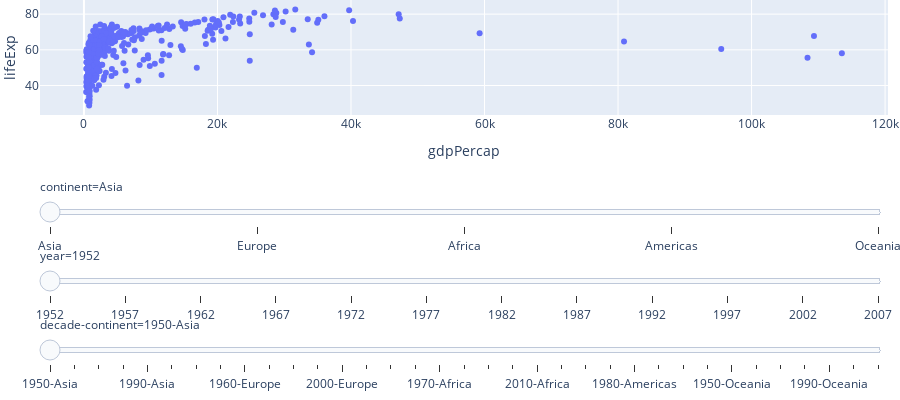

Notebook code cell kept with this figure:
### Code cell
df = px.data.gapminder()
# add another column to "animate" on...
df["decade-continent"] = df.apply(
    lambda x: f'{round(x["year"], -1)}-{x["continent"]}', axis=1
)

# use px to do heavy lifting construction
figs = [
    px.scatter(
        df,
        x="gdpPercap",
        y="lifeExp",
        animation_frame=ac,
    )
    # columns that become sliders
    for ac in ["continent", "year", "decade-continent"]
]

# extract frames and sliders from each of the animated figures
layout = figs[0].to_dict()["layout"]
layout.pop("updatemenus") # don't want play and pause buttons
layout["sliders"] = []
frames = []
for i, f in enumerate(figs):
    slider = f.to_dict()["layout"]["sliders"]
    slider[0]["y"] = -0.6 * i
    slider[0]["x"] = 0
    slider[0]["len"] = 1

    layout["sliders"] += slider
    frames += f.frames

# finally build the figure with multiple sliders
go.Figure(data=figs[0].data, frames=frames, layout=layout).update_layout(
    margin={"l": 0, "r": 0, "t": 0, "b": 0}, height=400
)

### Figure 1 — Plotly figure (JSON) as saved in the notebook; plotly's stock layout.template omitted (floating-point values rounded to 4 significant figures; data arrays with more than 128 entries replaced by an {"elided": "..."} marker saying what was removed)
{"data": [{"hovertemplate": "continent=Asia<br>gdpPercap=%{x}<br>lifeExp=%{y}<extra></extra>", "legendgroup": "", "marker": {"color": "#636efa", "symbol": "circle"}, "mode": "markers", "name": "", "orientation": "v", "showlegend": false, "type": "scatter", "x": {"elided": "396 float values"}, "xaxis": "x", "y": {"elided": "396 float values"}, "yaxis": "y"}], "layout": {"height": 400, "legend": {"tracegroupgap": 0}, "margin": {"b": 0, "l": 0, "r": 0, "t": 0}, "sliders": [{"active": 0, "currentvalue": {"prefix": "continent="}, "len": 1, "pad": {"b": 10, "t": 60}, "steps": [{"args": [["Asia"], {"frame": {"duration": 0, "redraw": false}, "fromcurrent": true, "mode": "immediate", "transition": {"duration": 0, "easing": "linear"}}], "label": "Asia", "method": "animate"}, {"args": [["Europe"], {"frame": {"duration": 0, "redraw": false}, "fromcurrent": true, "mode": "immediate", "transition": {"duration": 0, "easing": "linear"}}], "label": "Europe", "method": "animate"}, {"args": [["Africa"], {"frame": {"duration": 0, "redraw": false}, "fromcurrent": true, "mode": "immediate", "transition": {"duration": 0, "easing": "linear"}}], "label": "Africa", "method": "animate"}, {"args": [["Americas"], {"frame": {"duration": 0, "redraw": false}, "fromcurrent": true, "mode": "immediate", "transition": {"duration": 0, "easing": "linear"}}], "label": "Americas", "method": "animate"}, {"args": [["Oceania"], {"frame": {"duration": 0, "redraw": false}, "fromcurrent": true, "mode": "immediate", "transition": {"duration": 0, "easing": "linear"}}], "label": "Oceania", "method": "animate"}], "x": 0, "xanchor": "left", "y": 0, "yanchor": "top"}, {"active": 0, "currentvalue": {"prefix": "year="}, "len": 1, "pad": {"b": 10, "t": 60}, "steps": [{"args": [["1952"], {"frame": {"duration": 0, "redraw": false}, "fromcurrent": true, "mode": "immediate", "transition": {"duration": 0, "easing": "linear"}}], "label": "1952", "method": "animate"}, {"args": [["1957"], {"frame": {"duration": 0, "redraw": false}, "fromcurrent": true, "mode": "immediate", "transition": {"duration": 0, "easing": "linear"}}], "label": "1957", "method": "animate"}, {"args": [["1962"], {"frame": {"duration": 0, "redraw": false}, "fromcurrent": true, "mode": "immediate", "transition": {"duration": 0, "easing": "linear"}}], "label": "1962", "method": "animate"}, {"args": [["1967"], {"frame": {"duration": 0, "redraw": false}, "fromcurrent": true, "mode": "immediate", "transition": {"duration": 0, "easing": "linear"}}], "label": "1967", "method": "animate"}, {"args": [["1972"], {"frame": {"duration": 0, "redraw": false}, "fromcurrent": true, "mode": "immediate", "transition": {"duration": 0, "easing": "linear"}}], "label": "1972", "method": "animate"}, {"args": [["1977"], {"frame": {"duration": 0, "redraw": false}, "fromcurrent": true, "mode": "immediate", "transition": {"duration": 0, "easing": "linear"}}], "label": "1977", "method": "animate"}, {"args": [["1982"], {"frame": {"duration": 0, "redraw": false}, "fromcurrent": true, "mode": "immediate", "transition": {"duration": 0, "easing": "linear"}}], "label": "1982", "method": "animate"}, {"args": [["1987"], {"frame": {"duration": 0, "redraw": false}, "fromcurrent": true, "mode": "immediate", "transition": {"duration": 0, "easing": "linear"}}], "label": "1987", "method": "animate"}, {"args": [["1992"], {"frame": {"duration": 0, "redraw": false}, "fromcurrent": true, "mode": "immediate", "transition": {"duration": 0, "easing": "linear"}}], "label": "1992", "method": "animate"}, {"args": [["1997"], {"frame": {"duration": 0, "redraw": false}, "fromcurrent": true, "mode": "immediate", "transition": {"duration": 0, "easing": "linear"}}], "label": "1997", "method": "animate"}, {"args": [["2002"], {"frame": {"duration": 0, "redraw": false}, "fromcurrent": true, "mode": "immediate", "transition": {"duration": 0, "easing": "linear"}}], "label": "2002", "method": "animate"}, {"args": [["2007"], {"frame": {"duration": 0, "redraw": false}, "fromcurrent": true, "mode": "immediate", "transition": {"duration": 0, "easing": "linear"}}], "label": "2007", "method": "animate"}], "x": 0, "xanchor": "left", "y": -0.6, "yanchor": "top"}, {"active": 0, "currentvalue": {"prefix": "decade-continent="}, "len": 1, "pad": {"b": 10, "t": 60}, "steps": [{"args": [["1950-Asia"], {"frame": {"duration": 0, "redraw": false}, "fromcurrent": true, "mode": "immediate", "transition": {"duration": 0, "easing": "linear"}}], "label": "1950-Asia", "method": "animate"}, {"args": [["1960-Asia"], {"frame": {"duration": 0, "redraw": false}, "fromcurrent": true, "mode": "immediate", "transition": {"duration": 0, "easing": "linear"}}], "label": "1960-Asia", "method": "animate"}, {"args": [["1970-Asia"], {"frame": {"duration": 0, "redraw": false}, "fromcurrent": true, "mode": "immediate", "transition": {"duration": 0, "easing": "linear"}}], "label": "1970-Asia", "method": "animate"}, {"args": [["1980-Asia"], {"frame": {"duration": 0, "redraw": false}, "fromcurrent": true, "mode": "immediate", "transition": {"duration": 0, "easing": "linear"}}], "label": "1980-Asia", "method": "animate"}, {"args": [["1990-Asia"], {"frame": {"duration": 0, "redraw": false}, "fromcurrent": true, "mode": "immediate", "transition": {"duration": 0, "easing": "linear"}}], "label": "1990-Asia", "method": "animate"}, {"args": [["2000-Asia"], {"frame": {"duration": 0, "redraw": false}, "fromcurrent": true, "mode": "immediate", "transition": {"duration": 0, "easing": "linear"}}], "label": "2000-Asia", "method": "animate"}, {"args": [["2010-Asia"], {"frame": {"duration": 0, "redraw": false}, "fromcurrent": true, "mode": "immediate", "transition": {"duration": 0, "easing": "linear"}}], "label": "2010-Asia", "method": "animate"}, {"args": [["1950-Europe"], {"frame": {"duration": 0, "redraw": false}, "fromcurrent": true, "mode": "immediate", "transition": {"duration": 0, "easing": "linear"}}], "label": "1950-Europe", "method": "animate"}, {"args": [["1960-Europe"], {"frame": {"duration": 0, "redraw": false}, "fromcurrent": true, "mode": "immediate", "transition": {"duration": 0, "easing": "linear"}}], "label": "1960-Europe", "method": "animate"}, {"args": [["1970-Europe"], {"frame": {"duration": 0, "redraw": false}, "fromcurrent": true, "mode": "immediate", "transition": {"duration": 0, "easing": "linear"}}], "label": "1970-Europe", "method": "animate"}, {"args": [["1980-Europe"], {"frame": {"duration": 0, "redraw": false}, "fromcurrent": true, "mode": "immediate", "transition": {"duration": 0, "easing": "linear"}}], "label": "1980-Europe", "method": "animate"}, {"args": [["1990-Europe"], {"frame": {"duration": 0, "redraw": false}, "fromcurrent": true, "mode": "immediate", "transition": {"duration": 0, "easing": "linear"}}], "label": "1990-Europe", "method": "animate"}, {"args": [["2000-Europe"], {"frame": {"duration": 0, "redraw": false}, "fromcurrent": true, "mode": "immediate", "transition": {"duration": 0, "easing": "linear"}}], "label": "2000-Europe", "method": "animate"}, {"args": [["2010-Europe"], {"frame": {"duration": 0, "redraw": false}, "fromcurrent": true, "mode": "immediate", "transition": {"duration": 0, "easing": "linear"}}], "label": "2010-Europe", "method": "animate"}, {"args": [["1950-Africa"], {"frame": {"duration": 0, "redraw": false}, "fromcurrent": true, "mode": "immediate", "transition": {"duration": 0, "easing": "linear"}}], "label": "1950-Africa", "method": "animate"}, {"args": [["1960-Africa"], {"frame": {"duration": 0, "redraw": false}, "fromcurrent": true, "mode": "immediate", "transition": {"duration": 0, "easing": "linear"}}], "label": "1960-Africa", "method": "animate"}, {"args": [["1970-Africa"], {"frame": {"duration": 0, "redraw": false}, "fromcurrent": true, "mode": "immediate", "transition": {"duration": 0, "easing": "linear"}}], "label": "1970-Africa", "method": "animate"}, {"args": [["1980-Africa"], {"frame": {"duration": 0, "redraw": false}, "fromcurrent": true, "mode": "immediate", "transition": {"duration": 0, "easing": "linear"}}], "label": "1980-Africa", "method": "animate"}, {"args": [["1990-Africa"], {"frame": {"duration": 0, "redraw": false}, "fromcurrent": true, "mode": "immediate", "transition": {"duration": 0, "easing": "linear"}}], "label": "1990-Africa", "method": "animate"}, {"args": [["2000-Africa"], {"frame": {"duration": 0, "redraw": false}, "fromcurrent": true, "mode": "immediate", "transition": {"duration": 0, "easing": "linear"}}], "label": "2000-Africa", "method": "animate"}, {"args": [["2010-Africa"], {"frame": {"duration": 0, "redraw": false}, "fromcurrent": true, "mode": "immediate", "transition": {"duration": 0, "easing": "linear"}}], "label": "2010-Africa", "method": "animate"}, {"args": [["1950-Americas"], {"frame": {"duration": 0, "redraw": false}, "fromcurrent": true, "mode": "immediate", "transition": {"duration": 0, "easing": "linear"}}], "label": "1950-Americas", "method": "animate"}, {"args": [["1960-Americas"], {"frame": {"duration": 0, "redraw": false}, "fromcurrent": true, "mode": "immediate", "transition": {"duration": 0, "easing": "linear"}}], "label": "1960-Americas", "method": "animate"}, {"args": [["1970-Americas"], {"frame": {"duration": 0, "redraw": false}, "fromcurrent": true, "mode": "immediate", "transition": {"duration": 0, "easing": "linear"}}], "label": "1970-Americas", "method": "animate"}, {"args": [["1980-Americas"], {"frame": {"duration": 0, "redraw": false}, "fromcurrent": true, "mode": "immediate", "transition": {"duration": 0, "easing": "linear"}}], "label": "1980-Americas", "method": "animate"}, {"args": [["1990-Americas"], {"frame": {"duration": 0, "redraw": false}, "fromcurrent": true, "mode": "immediate", "transition": {"duration": 0, "easing": "linear"}}], "label": "1990-Americas", "method": "animate"}, {"args": [["2000-Americas"], {"frame": {"duration": 0, "redraw": false}, "fromcurrent": true, "mode": "immediate", "transition": {"duration": 0, "easing": "linear"}}], "label": "2000-Americas", "method": "animate"}, {"args": [["2010-Americas"], {"frame": {"duration": 0, "redraw": false}, "fromcurrent": true, "mode": "immediate", "transition": {"duration": 0, "easing": "linear"}}], "label": "2010-Americas", "method": "animate"}, {"args": [["1950-Oceania"], {"frame": {"duration": 0, "redraw": false}, "fromcurrent": true, "mode": "immediate", "transition": {"duration": 0, "easing": "linear"}}], "label": "1950-Oceania", "method": "animate"}, {"args": [["1960-Oceania"], {"frame": {"duration": 0, "redraw": false}, "fromcurrent": true, "mode": "immediate", "transition": {"duration": 0, "easing": "linear"}}], "label": "1960-Oceania", "method": "animate"}, {"args": [["1970-Oceania"], {"frame": {"duration": 0, "redraw": false}, "fromcurrent": true, "mode": "immediate", "transition": {"duration": 0, "easing": "linear"}}], "label": "1970-Oceania", "method": "animate"}, {"args": [["1980-Oceania"], {"frame": {"duration": 0, "redraw": false}, "fromcurrent": true, "mode": "immediate", "transition": {"duration": 0, "easing": "linear"}}], "label": "1980-Oceania", "method": "animate"}, {"args": [["1990-Oceania"], {"frame": {"duration": 0, "redraw": false}, "fromcurrent": true, "mode": "immediate", "transition": {"duration": 0, "easing": "linear"}}], "label": "1990-Oceania", "method": "animate"}, {"args": [["2000-Oceania"], {"frame": {"duration": 0, "redraw": false}, "fromcurrent": true, "mode": "immediate", "transition": {"duration": 0, "easing": "linear"}}], "label": "2000-Oceania", "method": "animate"}, {"args": [["2010-Oceania"], {"frame": {"duration": 0, "redraw": false}, "fromcurrent": true, "mode": "immediate", "transition": {"duration": 0, "easing": "linear"}}], "label": "2010-Oceania", "method": "animate"}], "x": 0, "xanchor": "left", "y": -1.2, "yanchor": "top"}], "xaxis": {"anchor": "y", "domain": [0, 1], "title": {"text": "gdpPercap"}}, "yaxis": {"anchor": "x", "domain": [0, 1], "title": {"text": "lifeExp"}}}}
